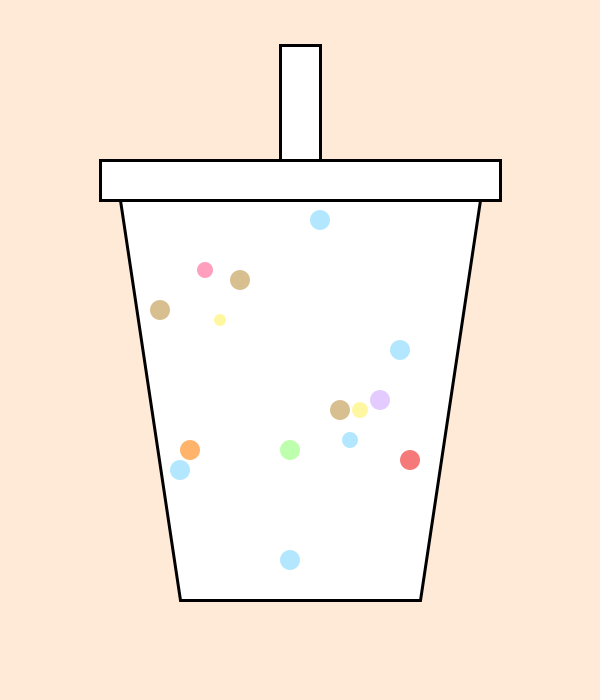
Frame 1 (no input)
Frame 60 (the mouse pressed at the canvas centre just before this capture): identical to frame 1, image omitted
Frame 120 (the mouse held since frame 60 and released just before this capture): identical to frame 1, image omitted

The Processing sketch that drew this single still picture (run headless with seeded random() and noise(); from frame 60 on, the mouse is pressed at the canvas centre):

// Processing sketch: FifteenData
// ── FifteenData.pde

void setup() {
  size(600, 700);
}

void draw() {
  background(#FFEAD8);

  // Cup
  fill(255);
  stroke(0);
  strokeWeight(3);
  quad(120, 200, 480, 200, 420, 600, 180, 600);

  // First 15 observations
  noStroke();

  fill(#B2E7FF);
  ellipse(180, 470, 20, 20);

  fill(#D8BF90);
  ellipse(340, 410, 20, 20);

  fill(#FFF6A2);
  ellipse(220, 320, 12, 12);

  fill(#B2E7FF);
  ellipse(400, 350, 20, 20);

  fill(#BEFFAD);
  ellipse(290, 450, 20, 20);

  fill(#FFB36B);
  ellipse(190, 450, 20, 20);

  fill(#B2E7FF);
  ellipse(350, 440, 16, 16);

  fill(#D8BF90);
  ellipse(240, 280, 20, 20);

  fill(#F57979);
  ellipse(410, 460, 20, 20);

  fill(#B2E7FF);
  ellipse(320, 220, 20, 20);

  fill(#FF9FBD);
  ellipse(205, 270, 16, 16);

  fill(#E4CBFF);
  ellipse(380, 400, 20, 20);

  fill(#B2E7FF);
  ellipse(290, 560, 20, 20);

  fill(#D8BF90);
  ellipse(160, 310, 20, 20);

  fill(#FFF6A2);
  ellipse(360, 410, 16, 16);

  // Lid and straw
  fill(255);
  stroke(0);
  strokeWeight(3);
  rect(100, 160, 400, 40);
  rect(280, 45, 40, 115);
}
